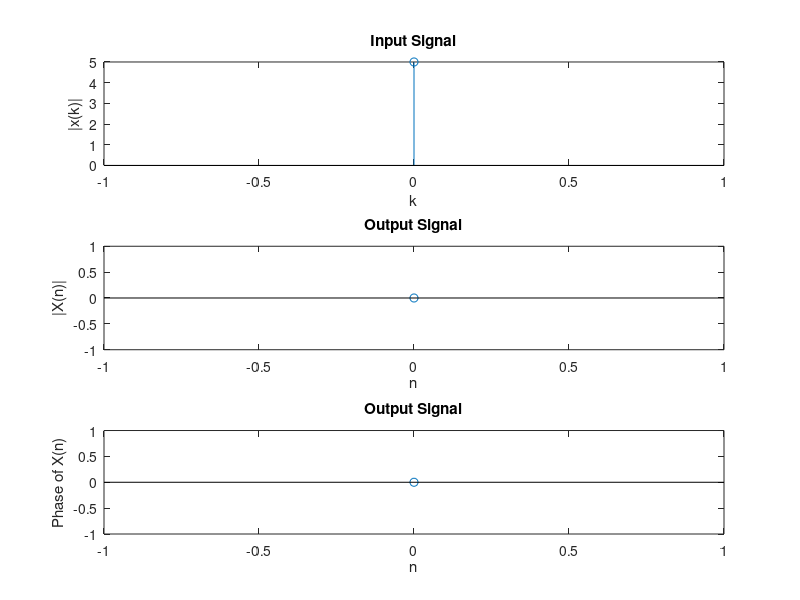

Recreate this plot in MATLAB.
% Program to perform Inv FFT by DIF Method
% Example
% Enter the sequence x(n) [ 8.0000,-4.0000-2.0000i,4.0000-0.0000i,-4.0000 + 2.0000i]
% Output:
%    1.0000          
%    2.0000 - 0.0000i
%    5.0000 - 0.0000i
%         0 + 0.0000i
clear all;
x=input('Enter the sequence x(n) ');
N=length(x);
A=log(N)/log(2);
B=2^(ceil(A));
X1=[x zeros(1,B-N)];
X=conj(X1);
NN=length(X);
X1=X(1:NN/2);
X2=X(NN/2+1:NN);
Y=zeros(NN,1);
for K=1:NN
    for n=1:(NN/2)
    Y(K)=Y(K)+((X1(n)+((-1)^(K-1))*(X2(n)))*exp(-1i*pi*2*(K-1)*(n-1)/NN));
    end
end
Y=conj(Y);
Y=Y./NN;
disp('Output:')
disp(Y);
n=0:N-1;
subplot(3,1,1);
stem(n,x);title('Input Signal');
xlabel('k');ylabel('|x(k)|');
n=0:NN-1;
subplot(3,1,2);
stem(n,abs(Y));title('Output Signal');
xlabel('n');ylabel('|X(n)|');

subplot(3,1,3);
stem(n,angle(Y));title('Output Signal');
xlabel('n');ylabel('Phase of X(n)');axis tight;
